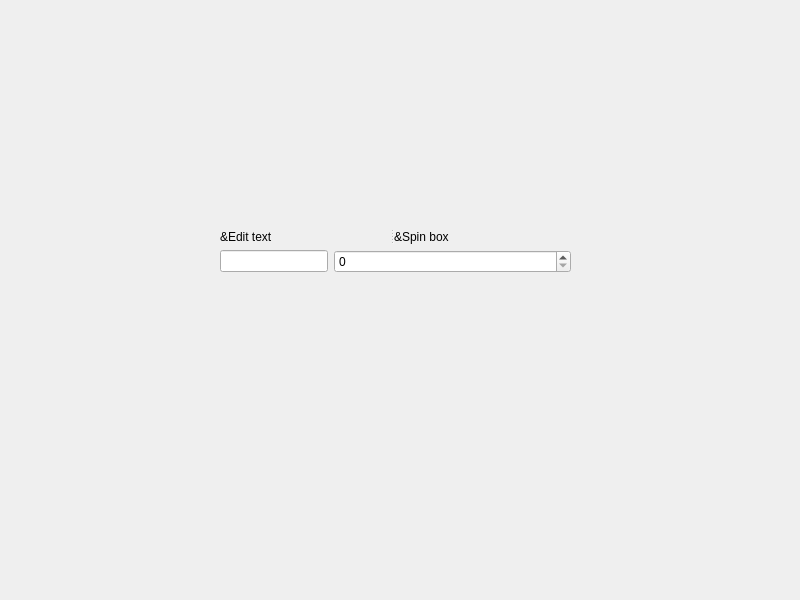
<?xml version="1.0" encoding="UTF-8"?>
<ui version="4.0">
 <class>Widget</class>
 <widget class="QWidget" name="Widget">
  <property name="geometry">
   <rect>
    <x>0</x>
    <y>0</y>
    <width>800</width>
    <height>600</height>
   </rect>
  </property>
  <property name="windowTitle">
   <string>Widget</string>
  </property>
  <widget class="QWidget" name="">
   <property name="geometry">
    <rect>
     <x>220</x>
     <y>230</y>
     <width>351</width>
     <height>91</height>
    </rect>
   </property>
   <layout class="QFormLayout" name="formLayout">
    <item row="1" column="0">
     <widget class="QLineEdit" name="editText"/>
    </item>
    <item row="1" column="1">
     <widget class="QSpinBox" name="spinBox"/>
    </item>
    <item row="0" column="0" colspan="2">
     <widget class="QSplitter" name="splitter">
      <property name="orientation">
       <enum>Qt::Horizontal</enum>
      </property>
      <widget class="QLabel" name="firstLabel">
       <property name="text">
        <string>&amp;Edit text</string>
       </property>
      </widget>
      <widget class="QLabel" name="secondLabel">
       <property name="text">
        <string>&amp;Spin box</string>
       </property>
      </widget>
     </widget>
    </item>
   </layout>
  </widget>
 </widget>
 <resources/>
 <connections/>
</ui>
